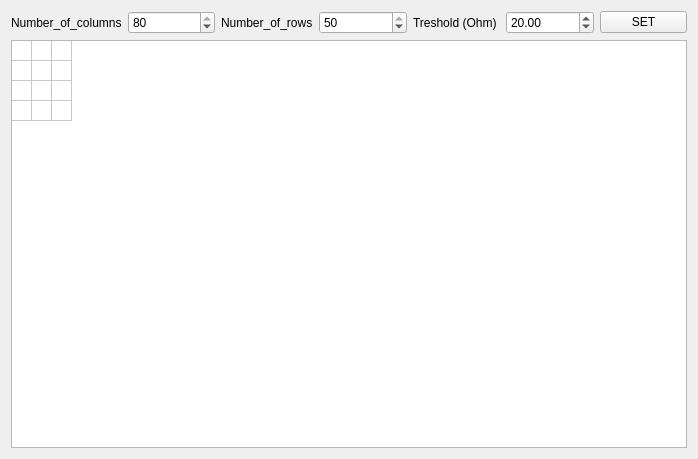
<?xml version="1.0" encoding="UTF-8"?>
<ui version="4.0">
 <class>Form</class>
 <widget class="QWidget" name="Form">
  <property name="geometry">
   <rect>
    <x>0</x>
    <y>0</y>
    <width>698</width>
    <height>459</height>
   </rect>
  </property>
  <property name="sizePolicy">
   <sizepolicy hsizetype="Ignored" vsizetype="Ignored">
    <horstretch>0</horstretch>
    <verstretch>0</verstretch>
   </sizepolicy>
  </property>
  <property name="maximumSize">
   <size>
    <width>1920</width>
    <height>1080</height>
   </size>
  </property>
  <property name="windowTitle">
   <string>Form</string>
  </property>
  <layout class="QVBoxLayout" name="verticalLayout">
   <item>
    <layout class="QHBoxLayout" name="horizontalLayout">
     <item>
      <widget class="QLabel" name="label">
       <property name="text">
        <string>Number_of_columns</string>
       </property>
      </widget>
     </item>
     <item>
      <widget class="QSpinBox" name="spin_columns">
       <property name="minimum">
        <number>1</number>
       </property>
       <property name="maximum">
        <number>80</number>
       </property>
       <property name="stepType">
        <enum>QAbstractSpinBox::DefaultStepType</enum>
       </property>
       <property name="value">
        <number>80</number>
       </property>
      </widget>
     </item>
     <item>
      <widget class="QLabel" name="label_2">
       <property name="text">
        <string>Number_of_rows</string>
       </property>
      </widget>
     </item>
     <item>
      <widget class="QSpinBox" name="spin_rows">
       <property name="minimum">
        <number>1</number>
       </property>
       <property name="maximum">
        <number>50</number>
       </property>
       <property name="value">
        <number>50</number>
       </property>
      </widget>
     </item>
     <item>
      <widget class="QLabel" name="label_3">
       <property name="text">
        <string>Treshold (Ohm)</string>
       </property>
      </widget>
     </item>
     <item>
      <widget class="QDoubleSpinBox" name="spin_treshold">
       <property name="maximum">
        <double>1000.000000000000000</double>
       </property>
       <property name="value">
        <double>20.000000000000000</double>
       </property>
      </widget>
     </item>
     <item>
      <widget class="QPushButton" name="pb_set">
       <property name="text">
        <string>SET</string>
       </property>
      </widget>
     </item>
    </layout>
   </item>
   <item>
    <widget class="QTableWidget" name="table">
     <attribute name="horizontalHeaderVisible">
      <bool>false</bool>
     </attribute>
     <attribute name="horizontalHeaderMinimumSectionSize">
      <number>5</number>
     </attribute>
     <attribute name="horizontalHeaderDefaultSectionSize">
      <number>20</number>
     </attribute>
     <attribute name="verticalHeaderVisible">
      <bool>false</bool>
     </attribute>
     <attribute name="verticalHeaderMinimumSectionSize">
      <number>5</number>
     </attribute>
     <attribute name="verticalHeaderDefaultSectionSize">
      <number>20</number>
     </attribute>
     <row>
      <property name="text">
       <string>New Row</string>
      </property>
     </row>
     <row>
      <property name="text">
       <string>New Row</string>
      </property>
     </row>
     <row>
      <property name="text">
       <string>New Row</string>
      </property>
     </row>
     <row>
      <property name="text">
       <string>New Row</string>
      </property>
     </row>
     <column>
      <property name="text">
       <string>New Column</string>
      </property>
     </column>
     <column>
      <property name="text">
       <string>New Column</string>
      </property>
     </column>
     <column>
      <property name="text">
       <string>New Column</string>
      </property>
     </column>
    </widget>
   </item>
  </layout>
 </widget>
 <resources/>
 <connections/>
</ui>
